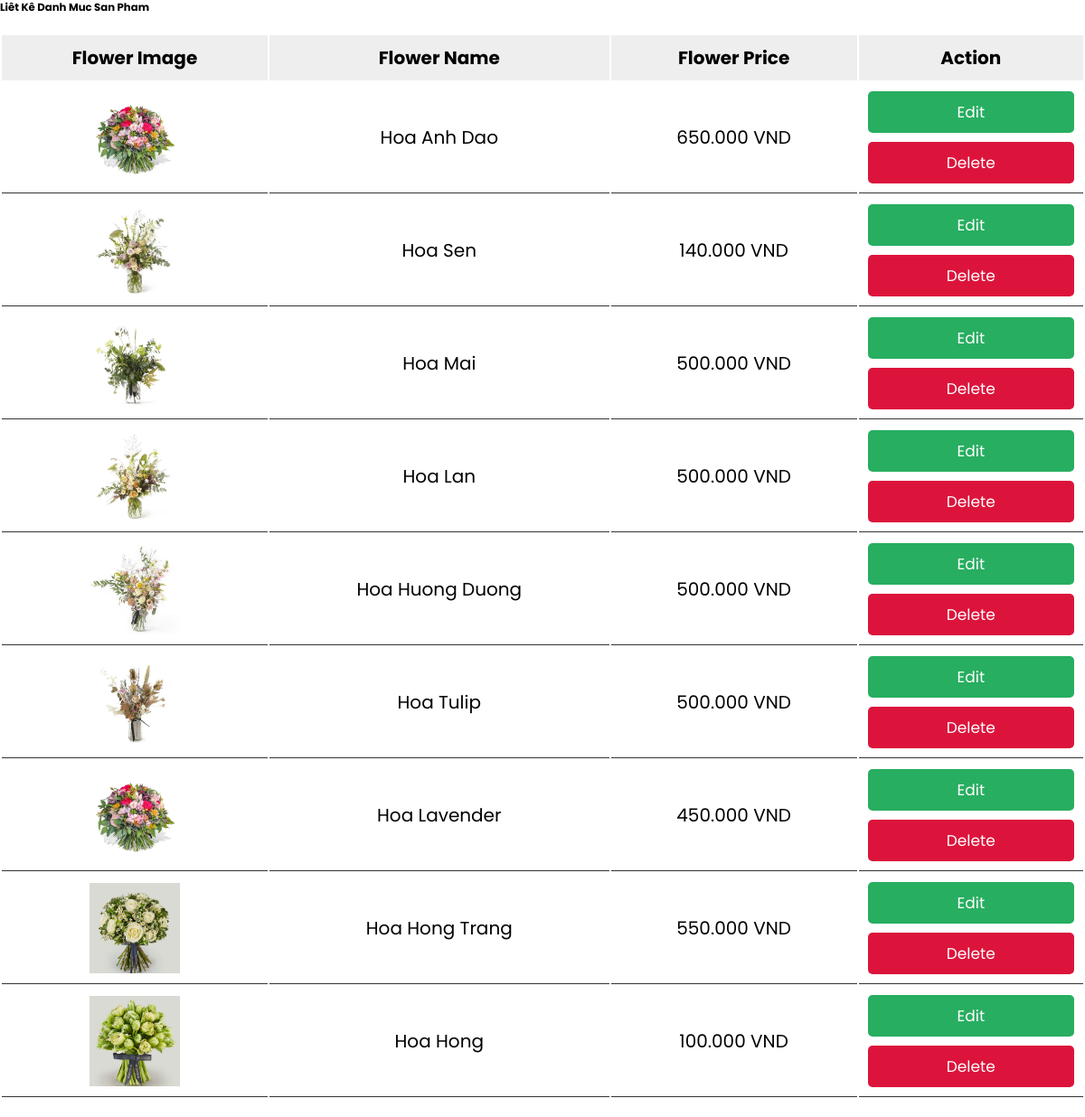
The app's page /module/quanlysanpham/lietke.php with its own data.
### tables this page shows
CREATE TABLE `products` (
  `id_pd` int(11) NOT NULL,
  `name` varchar(255) NOT NULL,
  `price` varchar(255) NOT NULL,
  `image` varchar(500) NOT NULL,
  `node` varchar(255) NOT NULL,
  `id_danhmuc` int(11) NOT NULL
);

### module/quanlysanpham/lietke.php (the view)
<?php
    $sql_lietke_sp = "SELECT * FROM products ORDER BY id_pd DESC";
   $select = mysqli_query($mysqli, $sql_lietke_sp);
   ?>
   <link rel="stylesheet" href="../../css/style.css">
   <h3>Liêt kê danh muc san pham</h3>
   <div class="product-display">
      <table class="product-display-table">
         <thead>
         <tr>
            <th>flower image</th>
            <th>flower name</th>
            <th>flower price</th>
            <th>action</th>
         </tr>
         </thead>
         <?php while($row = mysqli_fetch_array($select)){ ?>
         <tr>
            <td><img src="../quanlysanpham/uploaded_img/<?php echo $row['image']; ?>" width="100px" alt=""></td>
            <td><?php echo $row['name']; ?></td>
            <td><?php echo $row['price']; ?>.000 VND</td>
            <td>
               <a href="../quanlysanpham/xuly.php?idsanpham=<?php echo $row['id_pd']; ?>" class="btn">edit</a>
               <a href="../quanlysanpham/xuly.php?idsanpham=<?php echo $row['id_pd']; ?>" class="btn">delete</a>
            </td>
         </tr>
      <?php } ?>
      </table>
   </div>

### css/style.css (style rules this page uses)
* { font-family: 'Poppins', sans-serif; margin: 0; padding: 0; box-sizing: border-box; outline: none; border: none; text-decoration: none; text-transform: capitalize; }
.btn { display: block; width: 100%; cursor: pointer; border-radius: .5rem; margin-top: 1rem; font-size: 1.7rem; padding: 1rem 3rem; background: var(--green); color: var(--white); text-align: center; }
.product-display { margin: 2rem 0; }
.product-display .product-display-table { width: 100%; text-align: center; }
.product-display .product-display-table thead { background: var(--bg-color); }
.product-display .product-display-table th { padding: 1rem; font-size: 2rem; }
.product-display .product-display-table td { padding: 1rem; font-size: 2rem; border-bottom: var(--border); }
.product-display .product-display-table .btn:first-child { margin-top: 0; }
.product-display .product-display-table .btn:last-child { background: crimson; }

### records on screen
products: image (picture), name "Hoa Anh Dao", price "650"
products: image (picture), name "Hoa Sen", price "140"
products: image (picture), name "Hoa Mai", price "500"
products: image (picture), name "Hoa Lan", price "500"
products: image (picture), name "Hoa Huong Duong", price "500"
products: image (picture), name "Hoa Tulip", price "500"
products: image (picture), name "Hoa Lavender", price "450"
products: image (picture), name "Hoa Hong Trang", price "550"
products: image (picture), name "Hoa Hong", price "100"
